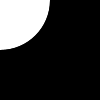
Frame 1 (no input)
Frame 60 (the mouse pressed at the canvas centre just before this capture): identical to frame 1, image omitted
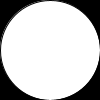
Frame 120 (the mouse held since frame 60 and released just before this capture)

The Processing sketch that drew these frames (run headless with seeded random() and noise(); from frame 60 on, the mouse is pressed at the canvas centre):

// Processing sketch: test
// ── test.pde
Ball b = new Ball();
void setup(){

}
void draw(){
    background(0);
    ellipse(mouseX, mouseY, b.radius, b.radius);
}

class Ball{
    public int radius;
    public Ball(){
        this.radius = 100;
    }
}
